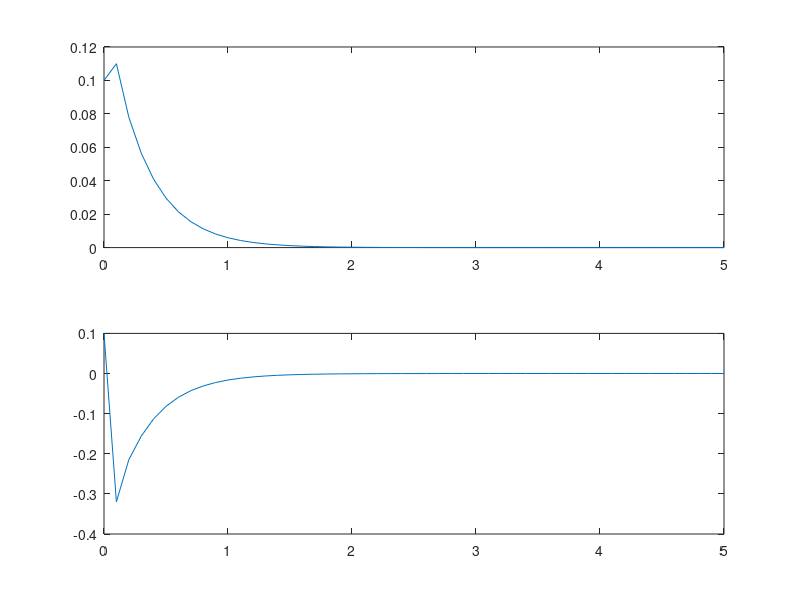

MATLAB code to generate this figure:
clear; clc;

% For simulation purposes
M = 1; L = 1; g = 9.81; mu = 0.01;
delta = 0.1; 
load gains;

tspan = 0:delta:5;
x = [0.1, 0.1]'; % Initial condition

for k = 1:length(tspan)-1
    u(:, k) = K*x(:, k);
    x(1, k+1) = x(1, k) + delta*x(2, k);
    x(2, k+1) = delta*g/L*sin(x(1, k)) + ...
                   (1 - delta*mu/M/L^2)*x(2, k) + ...
                   delta/M/L^2*u(:, k);
end

subplot(2,1,1)
plot(tspan, x(1, :));

subplot(2,1,2)
plot(tspan, x(2, :));